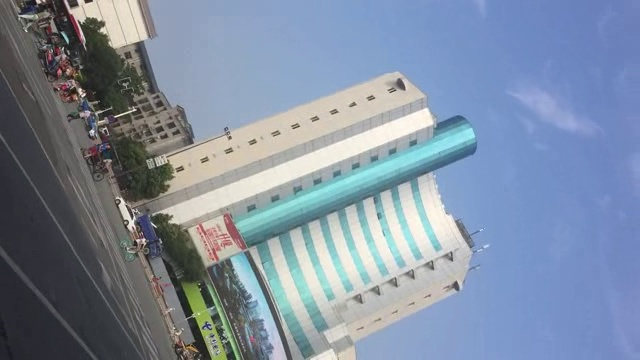
#> input picture basics/100.jpg, 640 x 360 px
$ python tracker.py
#> lines starting #> are read from the running program, lines starting #| are printed output that depends on the picture; after the words box and inside, x2 and y2 are one past the last pixel; in counts of white or black regions, pixels touching at a corner belong together
import numpy as np
import cv2

# [6 lines of commented-out code are left out]

frame1 = cv2.imread('100.jpg')
#> frame1 is the input picture: shape (360, 640, 3); mean B, G, R 159.8, 140.9, 127.1
frame2 = cv2.imread('110.jpg')
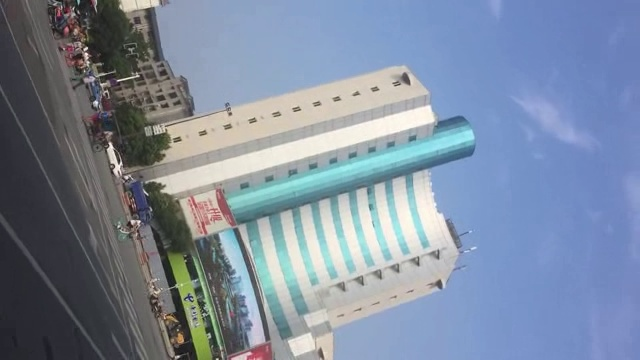
#> input picture basics/110.jpg, 640 x 360 px
#> frame2 is the input picture: shape (360, 640, 3); mean B, G, R 157.8, 138.5, 125.2

# [16 lines of commented-out code are left out]
feature_params = dict( maxCorners = 100,
                       qualityLevel = 0.3,
                       minDistance = 7,
                       blockSize = 7 )

# Parameters for lucas kanade optical flow
lk_params = dict( winSize  = (15,15),
                  maxLevel = 2,
                  criteria = (cv2.TERM_CRITERIA_EPS | cv2.TERM_CRITERIA_COUNT, 10, 0.03))
old   = cv2.imread('100.jpg')
frame = cv2.imread('110.jpg')
old_gray = cv2.cvtColor(old,cv2.COLOR_BGR2GRAY)
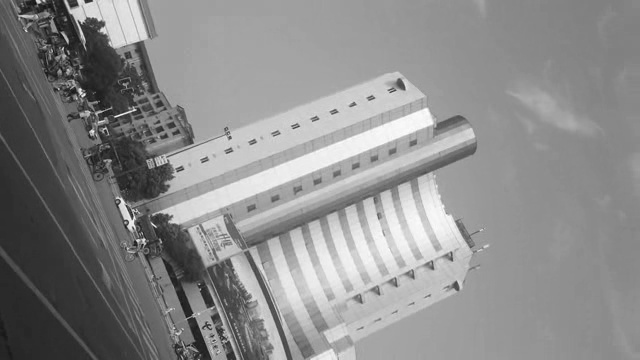
#> old_gray: shape (360, 640); min 12, max 255, mean 138.9
frame_gray = cv2.cvtColor(frame,cv2.COLOR_BGR2GRAY)
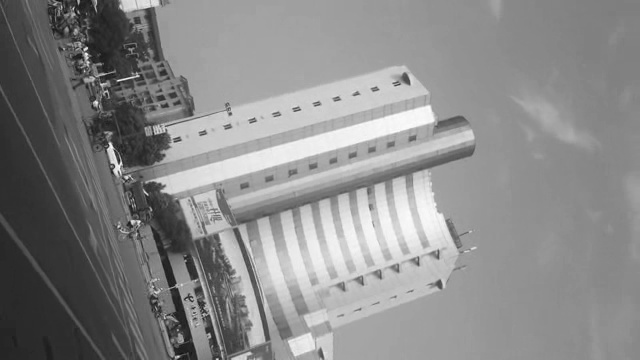
#> frame_gray: shape (360, 640); min 15, max 253, mean 136.7

p0 = cv2.goodFeaturesToTrack(old_gray, mask = None, **feature_params)
#> p0 = 54 rows, first 8: [82, 94], [126, 222], [142, 241], [119, 201], [42, 1], [104, 130], [92, 132], [82, 21]
p1, st, err = cv2.calcOpticalFlowPyrLK(old_gray, frame_gray, p0, None, **lk_params)
#> p1 = 54 rows, first 8: [97.28, 74.55], [139.4, 228.4], [125.2, 194.2], [135.8, 226.8], [40.29, 2.44], [107.4, 98.87], [89.24, 113.1], [133.5, 13.45]; st = 54 values, max 1 at index 0, min 0 at index 10, mean 0.944; err = 54 values, max 62.73 at index 11, min -3e-10 at index 14, mean 27.39


good_new = p1[st==1]
#> good_new = 51 pairs, first value 40.29 to 438.3, second value -2.13 to 333.8
good_old = p0[st==1]
#> good_old = 51 pairs, first value 19 to 455, second value 1 to 347

print(good_new.shape)
#| (51, 2)


for pt in good_new:
    cv2.circle(old,(pt[0],pt[1]),2,[255,255,0],-1)
#> this loop made 51 passes
#> pt on passes 1 to 12: [97.28, 74.55], [139.4, 228.4], [125.2, 194.2], [135.8, 226.8], [40.29, 2.44], [107.4, 98.87], [89.24, 113.1], [133.5, 13.45], [119.6, -2.13], [158.1, 169.1], [159.7, 150.6], [191.4, 308]
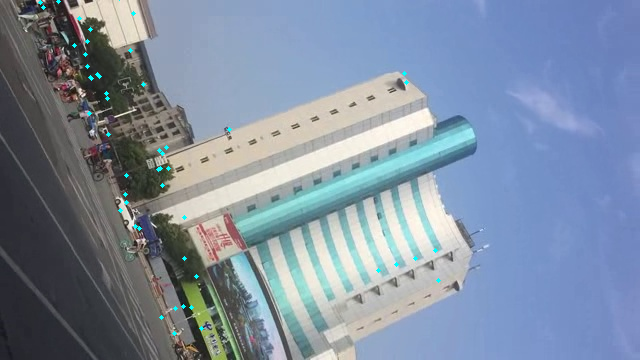
#> old: shape (360, 640, 3); 0.28% of pixels changed, all inside (x1, y1, x2, y2) = (38, 0, 441, 336)

for pt1 in good_old:
    cv2.circle(frame,(pt1[0],pt1[1]),2,[255,255,0],-1)
#> this loop made 51 passes
#> pt1 on passes 1 to 12: [82, 94], [126, 222], [142, 241], [119, 201], [42, 1], [104, 130], [92, 132], [82, 21], [76, 5], [158, 164], [166, 161], [206, 325]
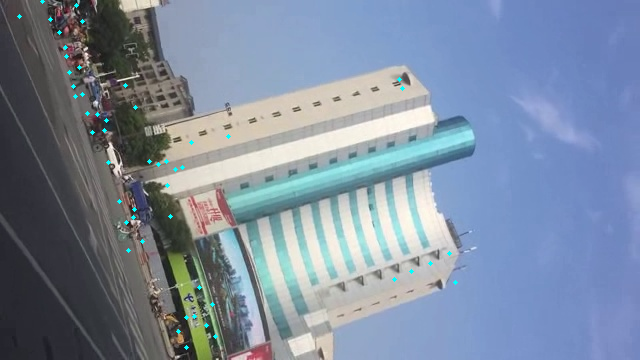
#> frame: shape (360, 640, 3); 0.29% of pixels changed, all inside (x1, y1, x2, y2) = (17, 0, 458, 350)

cv2.imwrite("s.jpg",old)
cv2.imwrite("t.jpg",frame)
